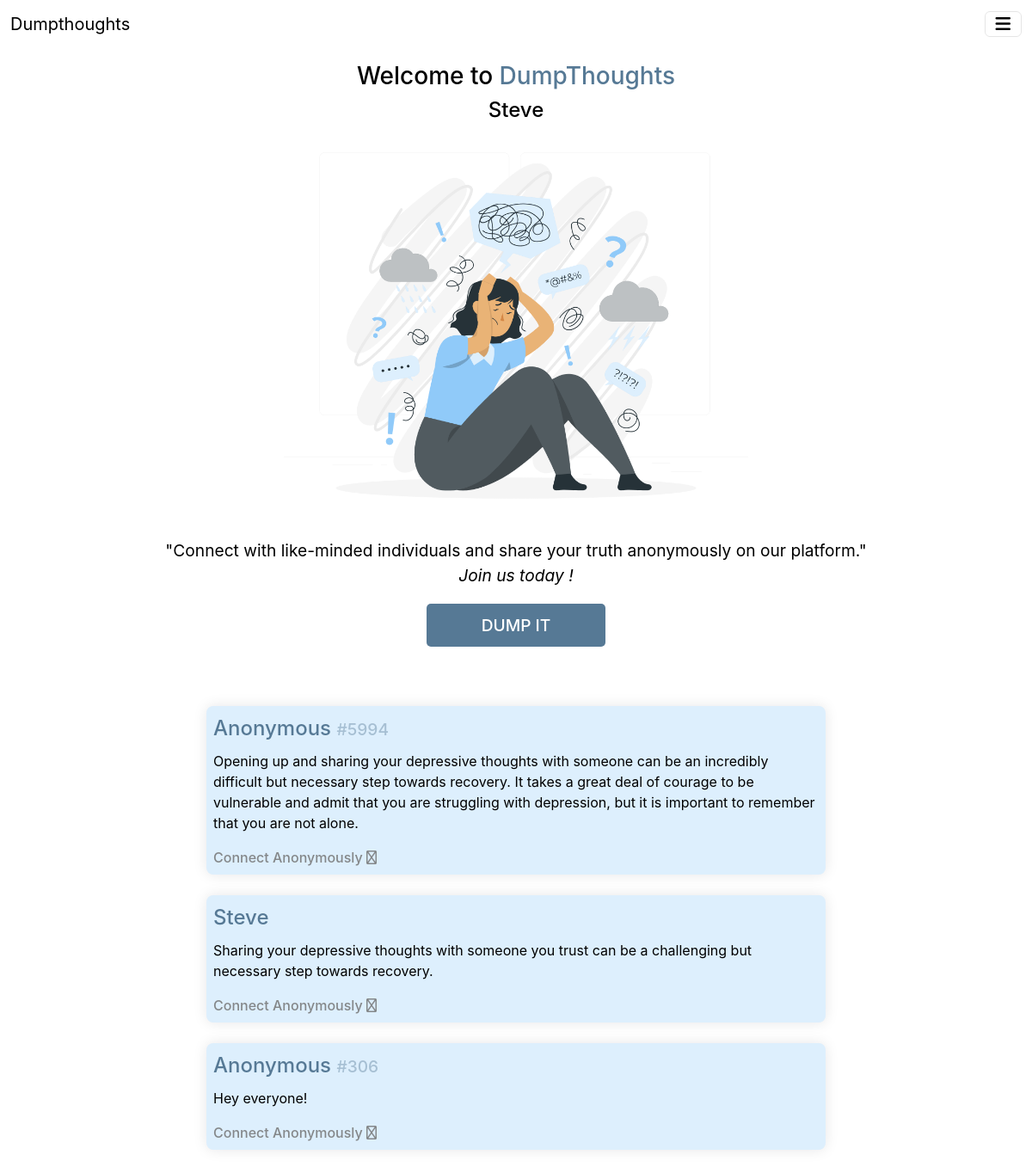
/ (signed in), run on the app's committed database.
### HomeModule/models.py (models this page shows)
class Post(models.Model):
    author = models.ForeignKey(User, on_delete=models.CASCADE)
    body = models.TextField()
    postkey = models.CharField(max_length=150, default=0)

### HomeModule/views.py (the view)
# urls.py: path('', views.home, name='home'),
def home(request):
    allPosts = Post.objects.all()
    allProfiles = userProfile.objects.all()
    roomcount = 0
    if request.user.is_authenticated:
        userprofile = userProfile.objects.get(profile_username=request.user)
        userkey = userprofile.key
        roomcount = len(Room.objects.filter(senderkey=userkey) | Room.objects.filter( receiverkey = userkey))
    context = {'allPosts':allPosts,'allProfiles':allProfiles,'roomcount':roomcount}
    return render(request,'home.html', context)

### templates/home.html (shortened to what this page needs)
{% extends 'base.html' %}
{% load static %}
{% block content %}
<br><br>
<link rel ="stylesheet" href="{% static 'css/home.css' %}">
<div class="header">
    <center>
        <br>
        <div class="header-headline">
            <h3>Welcome to <span style="color:#567995;">DumpThoughts</span></h3>
            {% if user.is_authenticated %}
            <h4>{{request.user}}</h4>
            {% endif %}
        </div>
        <center>
            <img src="\static\img\homeanxiety.png" class="home-header-image">
        </center>
        <div class="header-content">
            <p>"Connect with like-minded individuals and share your truth anonymously on our platform."<br><span style="font-style: italic;">Join us today !</span> </p>
        </div>
        {% if user.is_authenticated %}
            <button class="custom-btn btn-4" onclick="location.href='/dump'"><span>DUMP IT</span></button>
        {% else %}
        <button class="custom-btn btn-4""><span>DUMP IT</span></button>
        {% endif %}
            <br><br><br><br>
    </center>
</div>
<div class="posts">
    <div class="posts-title">
        <h4 style="margin-left:0.5rem; color: white; text-align: center;">Thoughts</h4>
    </div>
    <br>
    {% for post in allPosts %}
    <div class="card-container">
        {% if post.author != request.user %}
        <div class="card-header">Anonymous <span class="card-key""> #{{post.postkey}}</span></div>
        {% else %}
        <div class="card-header">{{post.author}}</div>
        {% endif %}
        <div class="card-content">
            <p>{{post.body}}</p>
        </div>
        <div class="card-endtags"> <a href="/chat/{{post.postkey}}" class="connect">Connect Anonymously <i class="fa-regular fa fa-arrow-right"></i></a></div>
    </div>
<br>
    {% endfor %}
</div>
<br><br>
{% endblock content %}

### static/css/base.css (style rules this page uses)
body { background: white !important; }

### data on the page
Post: postkey "5994", body "Opening up and sharing your depressive thoughts with someone can be an incredibly difficult but necessary step towards recovery. It takes a great deal of courage to be vulnerable and admit that you are struggling with depression, but it is important to remember that you are not alone."
Post: author "Steve", body "Sharing your depressive thoughts with someone you trust can be a challenging but necessary step towards recovery."
Post: postkey "306", body "Hey everyone!"
